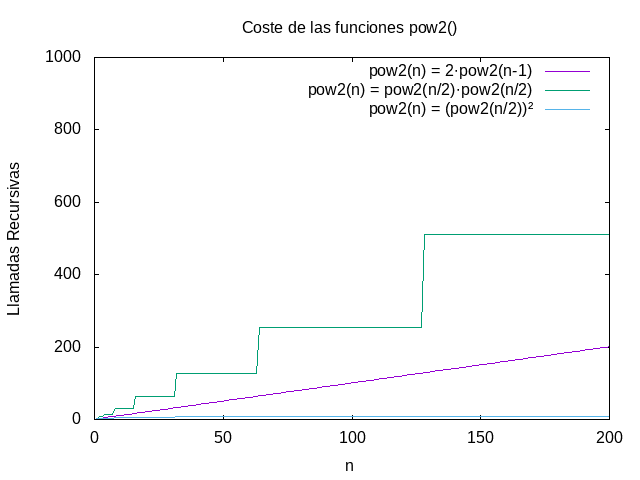

This figure's gnuplot source:
#FRANCISCO JAVIER PEREZ MARTINEZ   DNI: 74384305M

##########################################################################
# pow2_1 pow2_2 pow2_3
##########################################################################

set terminal png
set output "pow2.png"

set xlabel "n"
set ylabel "Llamadas Recursivas"

set xrange [0:200]
set yrange [0:1000]

set title  "Coste de las funciones pow2()"

plot "pow2.llamadasRecursivas" using 1:2 with lines title "pow2(n) = 2·pow2(n-1)",\
     "pow2.llamadasRecursivas" using 1:3 with lines title "pow2(n) = pow2(n/2)·pow2(n/2)",\
     "pow2.llamadasRecursivas" using 1:4 with lines title "pow2(n) = (pow2(n/2))²"
     



